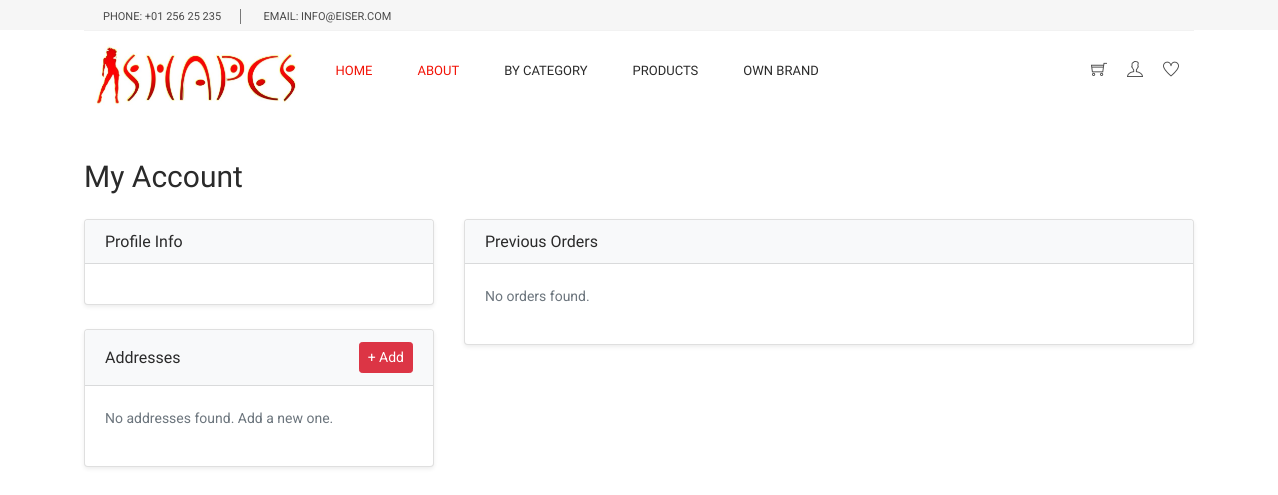
The page /my_account/ (signed in) on the database as committed earlier.
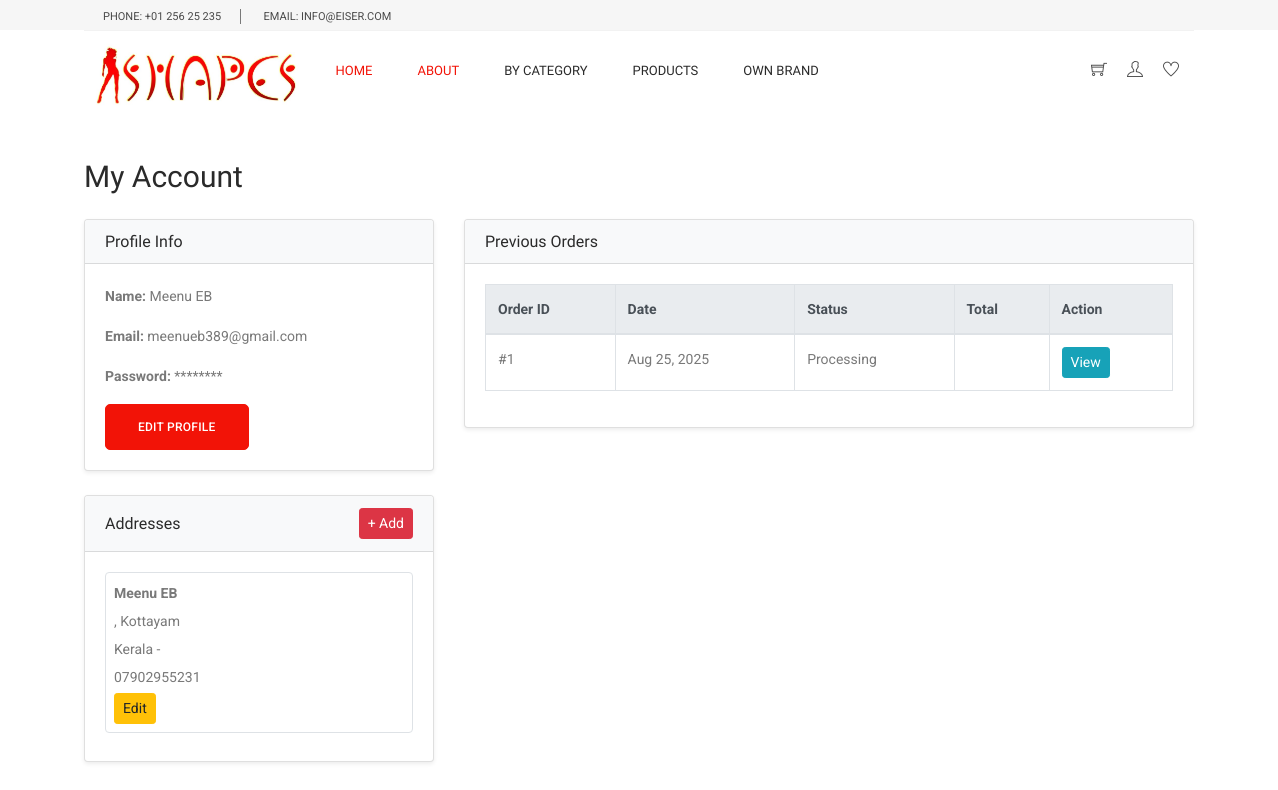
The same page on the database as committed later.
### Shape_App/models.py (models this page shows, shortened)
class tbl_Signup(models.Model):
    fullname=models.CharField(max_length=100,null=True)
    email=models.EmailField(null=True)
    password=models.CharField(max_length=100,null=True)
    created_at = models.DateTimeField(auto_now_add=True)
    updated_at = models.DateTimeField(auto_now=True)

class Address(models.Model):
    user = models.ForeignKey("tbl_Signup", on_delete=models.CASCADE, related_name="addresses")
    full_name = models.CharField(max_length=200)
    phone = models.CharField(max_length=15)
    pincode = models.CharField(max_length=10)
    house_name = models.CharField(max_length=200)
    city = models.CharField(max_length=100)
    state = models.CharField(max_length=100)
    landmark = models.CharField(max_length=200, blank=True, null=True)
    is_default = models.BooleanField(default=False)

class Order(models.Model):
    user = models.ForeignKey("tbl_Signup", on_delete=models.CASCADE, related_name="orders")
    address = models.ForeignKey(Address, on_delete=models.SET_NULL, null=True, blank=True)
    created_at = models.DateTimeField(auto_now_add=True)
    updated_at = models.DateTimeField(auto_now=True)
    razorpay_order_id = models.CharField(max_length=255, blank=True, null=True)
    razorpay_payment_id = models.CharField(max_length=255, blank=True, null=True)
    razorpay_signature = models.CharField(max_length=255, blank=True, null=True)
    status_choices = [
        ("Pending", "Pending"),
        ("Processing", "Processing"),
        ("Shipped", "Shipped"),
        ("Delivered", "Delivered"),
        ("Cancelled", "Cancelled"),
    ]
    status = models.CharField(max_length=20, choices=status_choices, default="Pending")
    total_price = models.DecimalField(max_digits=10, decimal_places=2, default=0)

### Shape_App/views.py (the view)
# urls.py: path("my_account/",views.my_account,name="my_account"),
def my_account(request):
    user = request.session['userid']
    orders=Order.objects.filter(user=user)
    addresses = Address.objects.filter(user=user)
    profile=tbl_Signup.objects.filter(id=user)
    context={
        "orders":orders,
        "addresses":addresses,
        "profile":profile
    }
    return render(request,"my_account.html",context)

### templates/my_account.html (shortened to what this page needs)
{% include "index_nav.html" %}
{% load static %}
{% block content %}
<div class="container py-5">
    <h2 class="mb-4">My Account</h2>
    <div class="row">
        <div class="col-md-4">
            <div class="card shadow-sm mb-4">
                <div class="card-header bg-light text-white">
                    <h5 class="mb-0">Profile Info</h5>
                </div>
                <div class="card-body">
                    {% for p in profile %}
                        <p><strong>Name:</strong> {{ p.fullname }}</p>
                        <p><strong>Email:</strong> {{ p.email }}</p>
                        <p><strong>Password:</strong> ********</p>
                        <button class="btn btn-sm main_btn" data-toggle="modal" data-target="#editProfileModal{{p.id}}">Edit Profile</button>
                    {% endfor %}
                </div>
            </div>
            <div class="card shadow-sm">
                <div class="card-header bg-light text-white d-flex justify-content-between align-items-center">
                    <h5 class="mb-0">Addresses</h5>
                    <button class="btn btn-sm btn-danger" data-toggle="modal" data-target="#addAddressModal">+ Add</button>
                </div>
                <div class="card-body">
                    {% if addresses %}
                        {% for addr in addresses %}
                            <div class="border rounded p-2 mb-2">
                                <p class="mb-1"><strong>{{ addr.full_name }}</strong></p>
                                <p class="mb-1">{{ addr.address }}, {{ addr.city }}</p>
                                <p class="mb-1">{{ addr.state }} - {{ addr.zipcode }}</p>
                                <p class="mb-1">{{ addr.phone }}</p>
                                <button class="btn btn-sm btn-warning" data-toggle="modal" data-target="#editAddressModal{{addr.id}}">Edit</button>
                            </div>
                        {% endfor %}
                    {% else %}
                        <p class="text-muted">No addresses found. Add a new one.</p>
                    {% endif %}
                </div>
            </div>
        </div>
        <div class="col-md-8">
            <div class="card shadow-sm">
                <div class="card-header bg-light text-white">
                    <h5 class="mb-0">Previous Orders</h5>
                </div>
                <div class="card-body">
                    {% if orders %}
                        <table class="table table-bordered">
                            <thead class="thead-light">
                                <tr>
                                    <th>Order ID</th>
                                    <th>Date</th>
                                    <th>Status</th>
                                    <th>Total</th>
                                    <th>Action</th>
                                </tr>
                            </thead>
                            <tbody>
                                {% for order in orders %}
                                    <tr>
                                        <td>#{{ order.id }}</td>
                                        <td>{{ order.created_at|date:"M d, Y" }}</td>
                                        <td>{{ order.status }}</td>
                                        <td>{{ order.total|floatformat:0 }}</td>
                                        <td>
                                            <button class="btn btn-sm btn-info" data-bs-toggle="modal" data-bs-target="#orderDetailModal{{order.id}}">View</button>
                                        </td>
                                    </tr>
                                {% endfor %}
                            </tbody>
                        </table>
                    {% else %}
                        <p class="text-muted">No orders found.</p>
                    {% endif %}
                </div>
            </div>
        </div>
    </div>
</div>
{% endblock %}

Rows that differ between the two databases and show on the page:
added tbl_Signup: fullname "Meenu EB", email "meenueb389@gmail.com"
added Address: full_name "Meenu EB", city "Kottayam", state "Kerala", phone "07902955231"
added Order: id "1", created_at "Aug 25, 2025", status "Processing"
Other text that changed with them:
text no longer shown: "No addresses found. Add a new one. No orders found."
text now shown: "Order ID Date Status Total Action"
